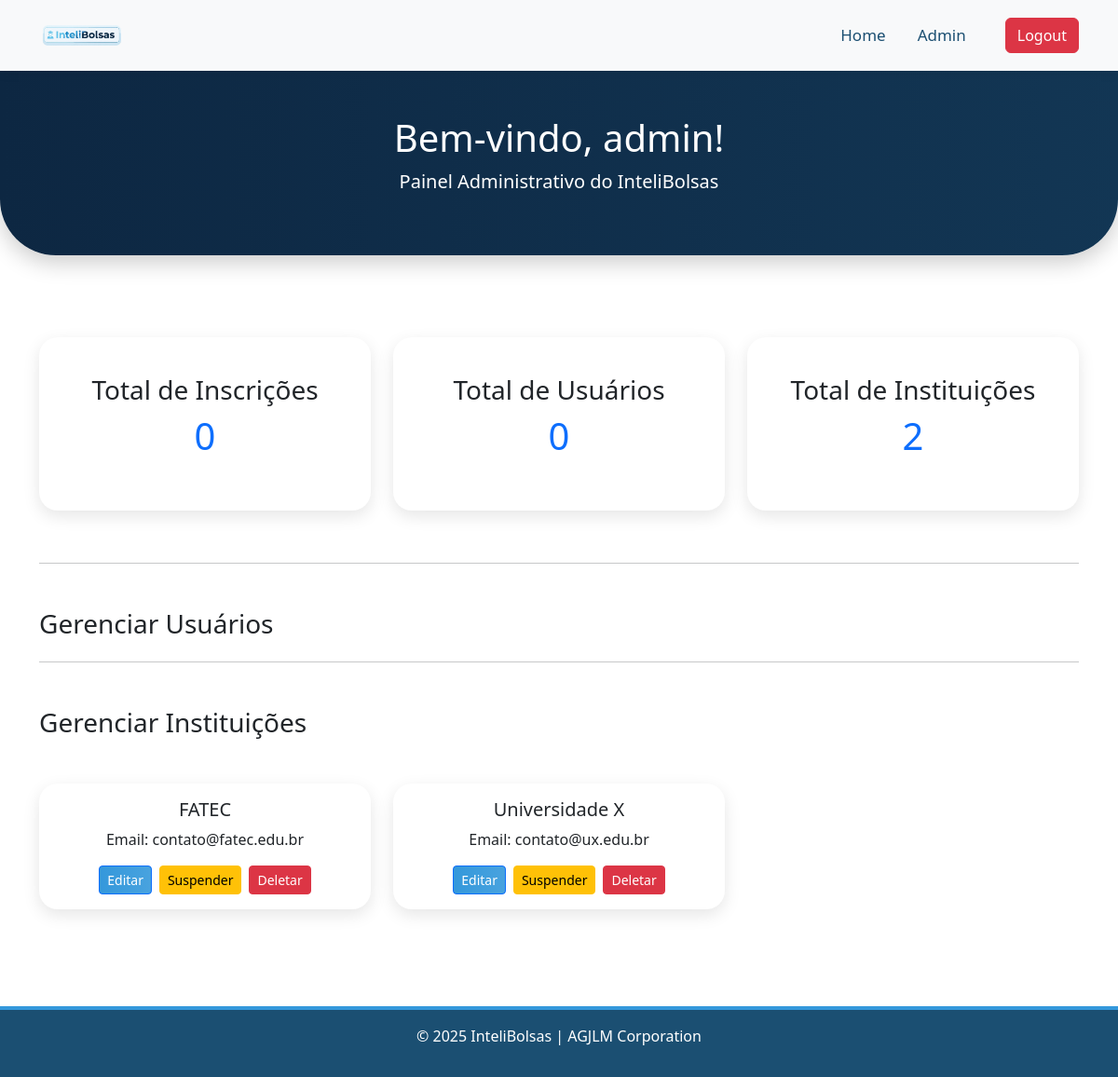
Page /admin/area_admin.php (signed in) on the earlier database version.
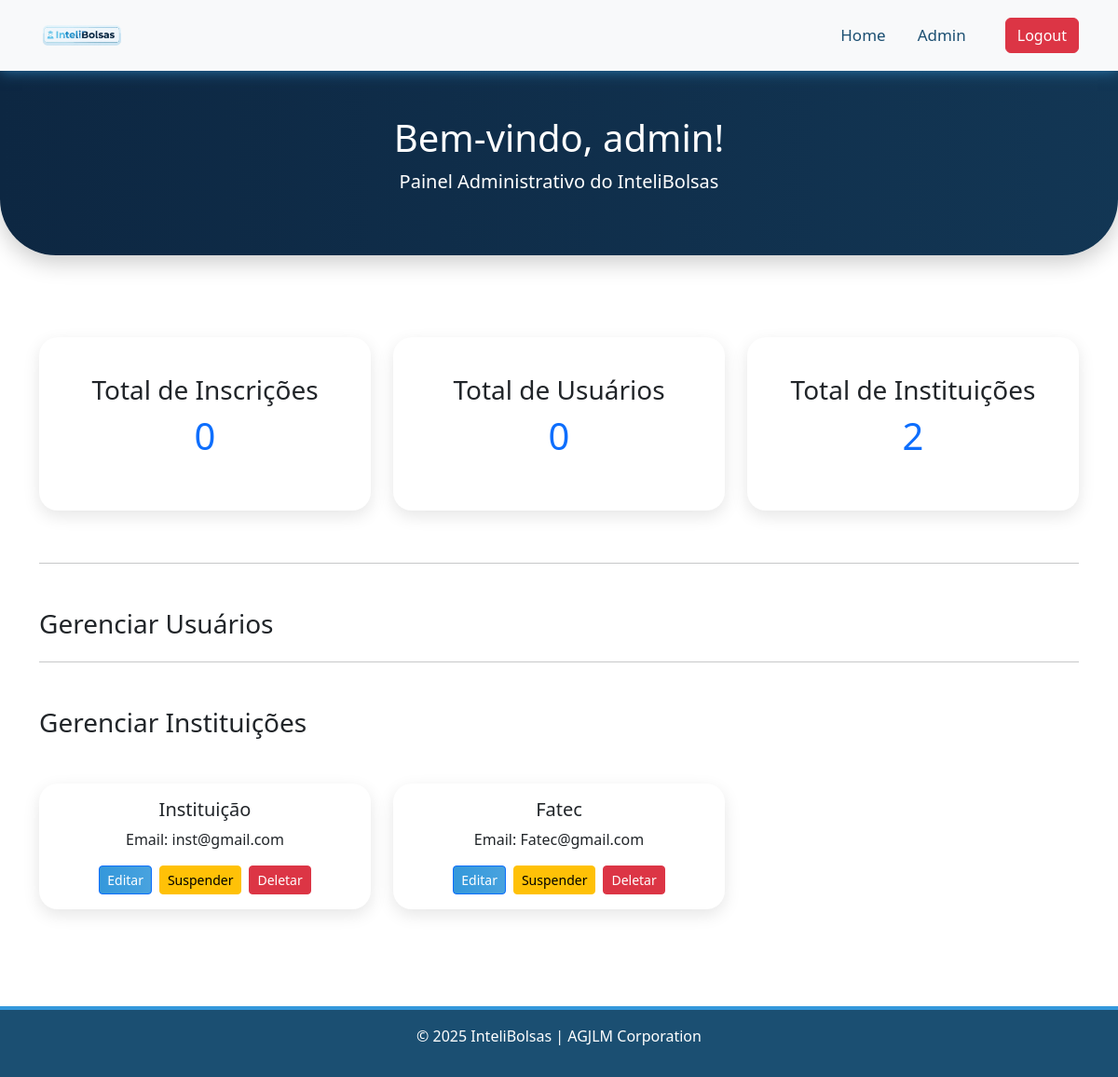
Same page on the later database version.
### tables this page shows
CREATE TABLE `instituicoes` (
  `id` int(11) NOT NULL,
  `nome` varchar(100) NOT NULL,
  `email` varchar(100) NOT NULL,
  `senha` varchar(255) DEFAULT NULL,
  `telefone` varchar(20) DEFAULT NULL,
  `endereco` varchar(255) DEFAULT NULL
);

### admin/area_admin.php (the view, shortened to what this page needs)
<?php
include '..\publico\conexao.php';
$sqlInscricoes = "SELECT COUNT(*) AS total_inscricoes FROM inscricoes";
$totalInscricoes = $conn->query($sqlInscricoes)->fetch_assoc()['total_inscricoes'];
$sqlUsuarios = "SELECT * FROM usuarios WHERE tipo='aluno'";
$usuariosResult = $conn->query($sqlUsuarios);
$totalUsuarios = $usuariosResult->num_rows;
$sqlInstituicoes = "SELECT * FROM instituicoes";
$instituicoesResult = $conn->query($sqlInstituicoes);
$totalInstituicoes = $instituicoesResult->num_rows;
?>
<!DOCTYPE html>
<html lang="pt-BR">
<head>
<link rel="stylesheet" href="..\publico\css/css_global.css">
<link href="https://cdn.jsdelivr.net/npm/bootstrap@5.3.8/dist/css/bootstrap.min.css" rel="stylesheet">
</head>
<body>
<nav class="navbar navbar-expand-lg bg-light luminaria">
  <div class="container">
    <a class="navbar-brand" href="..\publico\home.php">
      <img src="..\publico\imagens/logos/InteliBolsas1.jpg" class="logo-navbar" alt="Logo InteliBolsas">
    </a>
    <div class="collapse navbar-collapse" id="navbarNavAltMarkup">
      <div class="navbar-nav ms-auto">
        <a class="nav-link NavTexto" href="..\publico\home.php">Home</a>
        <a class="nav-link NavTexto" href="area_admin.php">Admin</a>
      </div>
      <form class="d-flex ms-3" action="../publico/logout.php" method="post">
        <button type="submit" class="btn btn-danger">Logout</button>
      </form>
    </div>
  </div>
</nav>
<header class="fundo text-center text-white py-5 luminaria">
  <h1>Bem-vindo, <?= htmlspecialchars($_SESSION['usuario']) ?>!</h1>
  <p class="fs-5">Painel Administrativo do InteliBolsas</p>
</header>
<main class="container my-5">
  <div class="row g-4">
    <div class="col-md-4">
      <div class="Caixa text-center luminaria">
        <h3>Total de Inscrições</h3>
        <p class="display-6 text-primary"><?= $totalInscricoes ?></p>
      </div>
    </div>
    <div class="col-md-4">
      <div class="Caixa text-center luminaria">
        <h3>Total de Usuários</h3>
        <p class="display-6 text-primary"><?= $totalUsuarios ?></p>
      </div>
    </div>
    <div class="col-md-4">
      <div class="Caixa text-center luminaria">
        <h3>Total de Instituições</h3>
        <p class="display-6 text-primary"><?= $totalInstituicoes ?></p>
      </div>
    </div>
  </div>
  <hr>
  <h3 class="mt-5">Gerenciar Usuários</h3>
  <hr>
  <h3 class="mt-5">Gerenciar Instituições</h3>
  <div class="row">
    <?php while($inst = $instituicoesResult->fetch_assoc()): ?>
      <div class="col-md-4 mb-3">
        <div class="Caixa luminaria p-3">
          <h5><?= htmlspecialchars($inst['nome']) ?></h5>
          <p>Email: <?= htmlspecialchars($inst['email']) ?></p>
          <div class="d-flex justify-content-center gap-2">
            <a href="../instituicao/editar_instituicao.php?id=<?= $inst['id'] ?>" class="btn btn-primary btn-sm">Editar</a>
            <a href="../instituicao/suspender_instituicao.php?id=<?= $inst['id'] ?>" class="btn btn-warning btn-sm">Suspender</a>
            <a href="../instituicao/deletar_instituicao.php?id=<?= $inst['id'] ?>" class="btn btn-danger btn-sm">Deletar</a>
          </div>
        </div>
      </div>
    <?php endwhile; ?>
  </div>
</main>
<footer class="Contatos text-white py-3 text-center">
  <p>&copy; 2025 InteliBolsas | AGJLM Corporation</p>
</footer>
</body>
</html>

### publico/css/css_global.css (style rules this page uses)
:root { --intelibolsas-blue-light: #E3F2FD; --intelibolsas-blue: #5DADE2; --intelibolsas-blue-medium: #3498DB; --intelibolsas-darkblue: #1B4F72; --intelibolsas-light: #FFFFFF; --intelibolsas-accent: #85C1E9; --intelibolsas-light-gray: #E1EBF5; }
body { background-color: var(--intelibolsas-light-gray); font-family: 'Poppins', 'Segoe UI', Tahoma, Geneva, Verdana, sans-serif; margin: 0; padding: 0; color: var(--intelibolsas-darkblue); scroll-behavior: smooth; }
.navbar { background-color: var(--intelibolsas-light); box-shadow: 0 2px 12px rgba(0,0,0,0.08); }
.logo-navbar { height: 50px; width: auto; }
.navbar-nav .nav-link { font-size: 17px; margin-right: 18px; color: var(--intelibolsas-darkblue); transition: all 0.3s ease; }
.fundo { background: linear-gradient(270deg, var(--intelibolsas-blue-medium), var(--intelibolsas-blue), var(--intelibolsas-darkblue), #0D2742 ); background-size: 800% 800%; animation: luminariaHeader 6s ease-in-out infinite; border-radius: 0 0 60px 60px; padding: 100px 20px; text-align: center; box-shadow: 0 8px 25px rgba(0,0,0,0.2); color: var(--intelibolsas-light); }
.btn-primary { background: linear-gradient(90deg, var(--intelibolsas-blue-medium), var(--intelibolsas-blue)); background-size: 200% 200%; animation: gradBtn 4s ease infinite; color: var(--intelibolsas-light); border: none; padding: 12px 28px; font-size: 16px; border-radius: 30px; font-weight: 700; transition: all 0.3s ease; }
.Caixa { background-color: var(--intelibolsas-light); border-radius: 20px; text-align: center; padding: 40px 30px; max-width: 900px; margin: 40px auto; box-shadow: 0px 6px 18px rgba(0,0,0,0.1); }
.Contatos { background-color: var(--intelibolsas-darkblue); padding: 30px 20px; text-align: center; border-top: 4px solid var(--intelibolsas-blue-medium); }

Differences in the rows shown:
removed instituicoes: nome "FATEC", email "contato@fatec.edu.br"
removed instituicoes: nome "Universidade X", email "contato@ux.edu.br"
added instituicoes: nome "Instituição", email "inst@gmail.com"
added instituicoes: nome "Fatec", email "Fatec@gmail.com"
